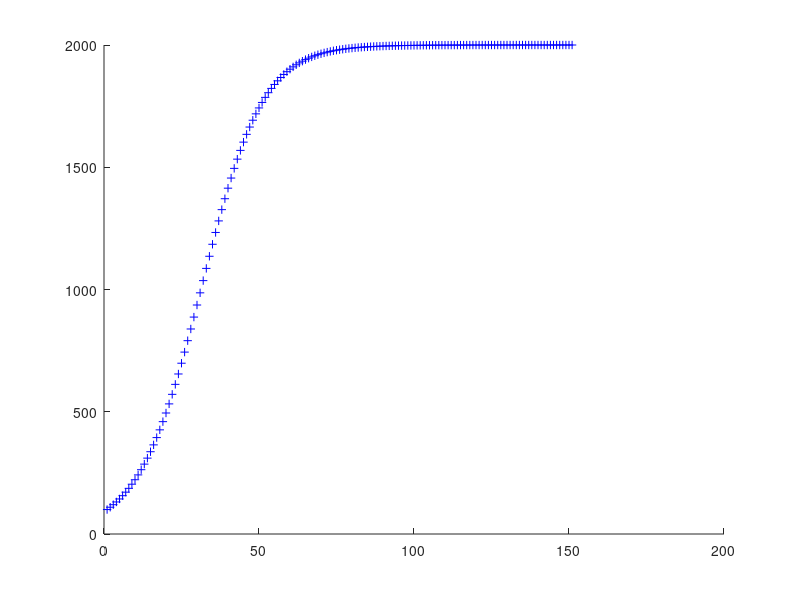

Write the MATLAB code that produced this figure.
% logisztikai növekedés diszkrét esete
% x - populáció, t - idő, r - növekedési ráta, k - kapacitás
clear all
close all
clc

r = 0.1;
tmax = 150;
x(1) = 100;
t = 1;
k = 2000;

hold on
plot(t,x(t),'+b');  % kezdeti pont
for t = 1 : tmax
    x(t+1) = x(t) + r*x(t) * (1-x(t)/k);
    plot(t+1,x(t+1),'+b');
end
hold off